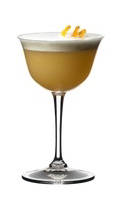
#> input picture copos/cheio1.png, 115 x 206 px; the run also reads 1 picture not shown here
$ python copo.py
#> lines starting #> are read from the running program, lines starting #| are printed output that depends on the picture; after the words box and inside, x2 and y2 are one past the last pixel; in counts of white or black regions, pixels touching at a corner belong together
import cv2, glob, math, ctypes

media_vazio, media_cheio = [], []
threshold = 205
entrada = "cheio4.png"

def trata_img(path_img):
    """
    Converte uma imagem em cinza,
    depois converte esta imagem em binario
    """
#> called with path_img = 'copos/cheio1.png'
    img = cv2.imread(path_img)
#> img is the input picture: shape (206, 115, 3); mean B, G, R 219.8, 228.6, 233.3
    img_cinza = cv2.cvtColor(img, cv2.COLOR_BGR2GRAY)
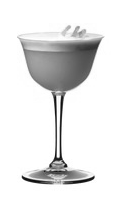
#> img_cinza: shape (206, 115); min 11, max 255, mean 229
    img_binaria = cv2.threshold(img_cinza, threshold, 255, cv2.THRESH_BINARY)[1]
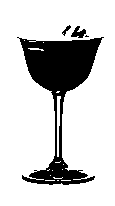
#> img_binaria: shape (206, 115); 80.7% white; 4 black regions (1 under 20 px), largest, box (x1, y1, x2, y2) and area: (17, 37, 104, 185) 4428, (71, 26, 86, 38) 101, (62, 25, 71, 36) 35

    return img_binaria

def get_img_mean_values(path):
    """
    Percorre um diretorio com imagens de mesma extensao,
    e salva o valor da media (mean)
    das imagens binarias em uma lista
    """
    for file in glob.glob(path):
        img = trata_img(file)

        if 'vazio' in file:
            media_vazio.append(img.mean())
        else:
            media_cheio.append(img.mean())
#> pass 2 of the loop in get_img_mean_values, `for file in glob.glob(path):`:
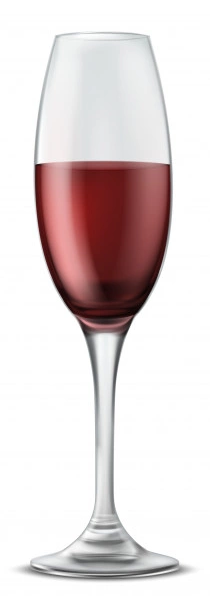
#> input picture copos/cheio2.png, 210 x 596 px
#> in trata_img, img is the input picture: shape (596, 210, 3); mean B, G, R 216.1, 215.9, 225.6
#> in trata_img (call 2), `img_cinza = cv2.cvtColor(img, cv2.COLOR_BGR2GRAY)`:
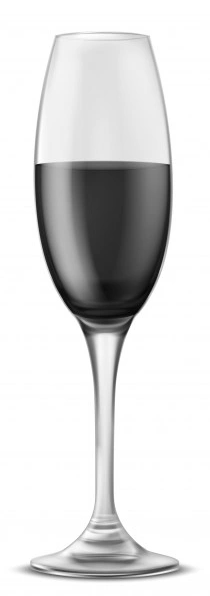
#> img_cinza: shape (596, 210); min 3, max 255, mean 218.9
#> in trata_img (call 2), `img_binaria = cv2.threshold(img_cinza, threshold, 255, cv2.THRESH_BINA..`:
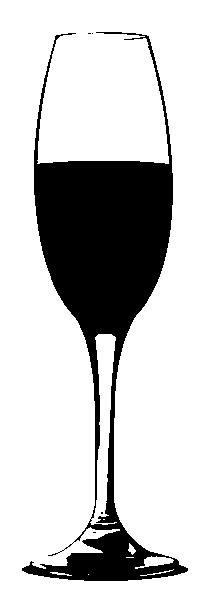
#> img_binaria: shape (596, 210); 78.7% white; 5 black regions (4 under 20 px), largest, box (x1, y1, x2, y2) and area: (22, 32, 188, 581) 26676
#> pass 3 of the loop in get_img_mean_values, `for file in glob.glob(path):`:
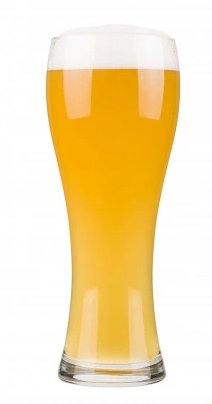
#> input picture copos/cheio4.png, 212 x 404 px
#> in trata_img, img is the input picture: shape (404, 212, 3); mean B, G, R 179.4, 225.5, 246.9
#> in trata_img (call 3), `img_cinza = cv2.cvtColor(img, cv2.COLOR_BGR2GRAY)`:
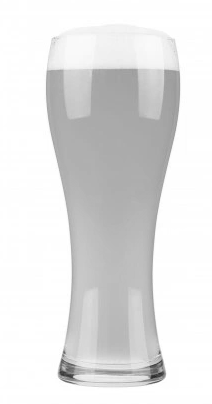
#> img_cinza: shape (404, 212); min 36, max 255, mean 226.6
#> in trata_img (call 3), `img_binaria = cv2.threshold(img_cinza, threshold, 255, cv2.THRESH_BINA..`:
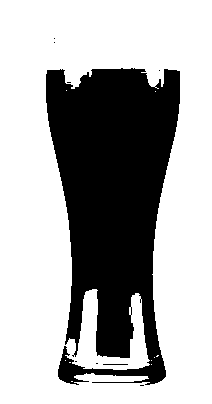
#> img_binaria: shape (404, 212); 67.2% white; 9 black regions (7 under 20 px), largest, box (x1, y1, x2, y2) and area: (46, 68, 180, 385) 28060, (103, 364, 128, 365) 25

def get_img_entrada_mean():
    """
    Retorna a media (mean) da imagem de entrada,
    depois de converter a imagem em cinza e transformar em binaria
    """
    img = trata_img("copos/" + entrada)

    return img.mean()

def verificar_copo():
    """
    Recupera a maior media (mean) arredondada dos copos cheios e
    verifica a imagem de entrada, retornando o estado do copo.
    """
    mean_max_cheio = int(math.ceil(max(media_cheio)))
#> mean_max_cheio = 206

    if get_img_entrada_mean() < mean_max_cheio:
        print("Copo Cheio")
#> (the run stopped early here; a loop or call above may not have finished)
